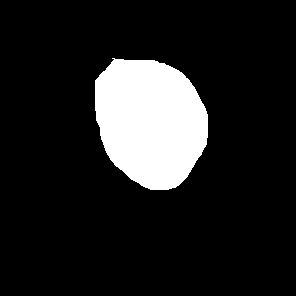
#> input picture image_3.png, 296 x 296 px
$ python main.py
#> lines starting #> are read from the running program, lines starting #| are printed output that depends on the picture; after the words box and inside, x2 and y2 are one past the last pixel; in counts of white or black regions, pixels touching at a corner belong together
from PIL import Image
import numpy as np
import time
import cv2
from numba import njit
from scipy import ndimage


@njit
def erode(img, kernel, er_img, bound):
    img_v = img.shape[0]
    img_h = img.shape[1]
    kl_v = kernel.shape[0]
    kl_h = kernel.shape[1]
    kl_cn_v = kl_v // 2
    kl_cn_h = kl_h // 2
    for i in range(kl_cn_v, img_v - (kl_v - kl_cn_v - 1)):
        for j in range(kl_cn_h, img_h - (kl_h - kl_cn_h - 1)):
            er_img[i, j] = np.min(img[i - kl_cn_v: i + kl_v - kl_cn_v, j - kl_cn_h: j + kl_h - kl_cn_h][kernel])

    # UP BOUNDARY
    for i in range(kl_cn_v):
        for j in range(img_h):
            if kl_cn_h - 1 < j < img_h - (kl_h - kl_cn_h - 1):
                er_img[i, j] = max(np.max(img[: i + kl_v - kl_cn_v, j - kl_cn_h: j + kl_h - kl_cn_h]
                                          [kernel[kl_cn_v - i:, :]]), bound)
            elif kl_cn_h - 1 >= j:
                er_img[i, j] = max(np.max(img[: i + kl_v - kl_cn_v, : j + kl_h - kl_cn_h]
                                          [kernel[kl_cn_v - i:, kl_cn_h - j:]]), bound)
            elif j >= img_h - (kl_h - kl_cn_h - 1):
                er_img[i, j] = max(np.max(img[: i + kl_v - kl_cn_v, j - kl_cn_h:]
                                          [kernel[kl_cn_v - i:, :img_h + kl_cn_h - j]]), bound)

    # DOWN BOUNDARY
    for i in range(img_v - (kl_v - kl_cn_v - 1), img_v):
        for j in range(img_h):
            if kl_cn_h - 1 < j < img_h - (kl_h - kl_cn_h - 1):
                er_img[i, j] = max(np.max(img[i - kl_cn_v:, j - kl_cn_h: j + kl_h - kl_cn_h]
                                          [kernel[:kl_cn_v + img_v - i, :]]), bound)
            elif kl_cn_h - 1 >= j:
                er_img[i, j] = max(np.max(img[i - kl_cn_v:, :j + kl_h - kl_cn_h]
                                          [kernel[:kl_cn_v + img_v - i, kl_cn_h - j:]]), bound)

            elif j >= img_h - (kl_h - kl_cn_h - 1):
                er_img[i, j] = max(np.max(img[i - kl_cn_v:, j - kl_cn_h:]
                                          [kernel[:kl_cn_v + img_v - i, :img_h + kl_cn_h - j]]), bound)

    # LEFT BOUNDARY
    for i in range(kl_cn_v):
        for j in range(kl_cn_h, img_v - (kl_v - kl_cn_v - 1)):
            er_img[j, i] = max(np.max(img[j - kl_cn_h: j + kl_h - kl_cn_h, :kl_v - kl_cn_v + i]
                                      [kernel[:, kl_cn_v - i:]]), bound)

    # RIGHT BOUNDARY
    for i in range(img_h - (kl_h - kl_cn_h - 1), img_h):
        for j in range(kl_cn_h, img_v - (kl_v - kl_cn_v - 1)):
            er_img[j, i] = max(np.max(img[j - kl_cn_h: j + kl_h - kl_cn_h, i - kl_cn_h:]
                                      [kernel[:, :kl_h - kl_cn_h + img_h - i - 1]]), bound)

    return er_img


@njit
def dilate(img, kernel, dil_img, bound):
    img_v = img.shape[0]
    img_h = img.shape[1]
    kl_v = kernel.shape[0]
    kl_h = kernel.shape[1]
    kl_cn_v = kl_v // 2
    kl_cn_h = kl_h // 2
    for i in range(kl_cn_v, img_v - (kl_v - kl_cn_v - 1)):
        for j in range(kl_cn_h, img_h - (kl_h - kl_cn_h - 1)):
            dil_img[i, j] = np.max(img[i - kl_cn_v: i + kl_v - kl_cn_v, j - kl_cn_h: j + kl_h - kl_cn_h] * kernel)

    # UP BOUNDARY
    for i in range(kl_cn_v):
        for j in range(img_h):
            if kl_cn_h - 1 < j < img_h - (kl_h - kl_cn_h - 1):
                dil_img[i, j] = max(np.max(img[: i + kl_v - kl_cn_v, j - kl_cn_h: j + kl_h - kl_cn_h] *
                                           kernel[kl_cn_v - i:, :]), bound)
            elif kl_cn_h - 1 >= j:
                dil_img[i, j] = max(np.max(img[: i + kl_v - kl_cn_v, : j + kl_h - kl_cn_h] *
                                           kernel[kl_cn_v - i:, kl_cn_h - j:]), bound)
            elif j >= img_h - (kl_h - kl_cn_h - 1):
                dil_img[i, j] = max(np.max(img[: i + kl_v - kl_cn_v, j - kl_cn_h:] *
                                           kernel[kl_cn_v - i:, :img_h + kl_cn_h - j]), bound)

    # DOWN BOUNDARY
    for i in range(img_v - (kl_v - kl_cn_v - 1), img_v):
        for j in range(img_h):
            if kl_cn_h - 1 < j < img_h - (kl_h - kl_cn_h - 1):
                dil_img[i, j] = max(np.max(img[i - kl_cn_v:, j - kl_cn_h: j + kl_h - kl_cn_h] *
                                           kernel[:kl_cn_v + img_v - i, :]), bound)
            elif kl_cn_h - 1 >= j:
                dil_img[i, j] = max(np.max(img[i - kl_cn_v:, :j + kl_h - kl_cn_h] *
                                           kernel[:kl_cn_v + img_v - i, kl_cn_h - j:]), bound)

            elif j >= img_h - (kl_h - kl_cn_h - 1):
                dil_img[i, j] = max(np.max(img[i - kl_cn_v:, j - kl_cn_h:] *
                                           kernel[:kl_cn_v + img_v - i, :img_h + kl_cn_h - j]), bound)

    # LEFT BOUNDARY
    for i in range(kl_cn_v):
        for j in range(kl_cn_h, img_v - (kl_v - kl_cn_v - 1)):
            dil_img[j, i] = max(np.max(img[j - kl_cn_h: j + kl_h - kl_cn_h, :kl_v - kl_cn_v + i] *
                                       kernel[:, kl_cn_v - i:]), bound)

    # RIGHT BOUNDARY
    for i in range(img_h - (kl_h - kl_cn_h - 1), img_h):
        for j in range(kl_cn_h, img_v - (kl_v - kl_cn_v - 1)):
            dil_img[j, i] = max(np.max(img[j - kl_cn_h: j + kl_h - kl_cn_h, i - kl_cn_h:] *
                                       kernel[:, :kl_h - kl_cn_h + img_h - i - 1]), bound)

    return dil_img


if __name__ == '__main__':
    start_time = time.time()
    image = cv2.imread('image_3.png', 0)
#> image: shape (296, 296); 13.2% white; 1 white region, box (x1, y1, x2, y2) and area: (95, 58, 208, 190) 11556
    core = ndimage.generate_binary_structure(2, 1)

    dilate_image = image.copy()
    dilate_image = dilate(image, core, dilate_image, 0)
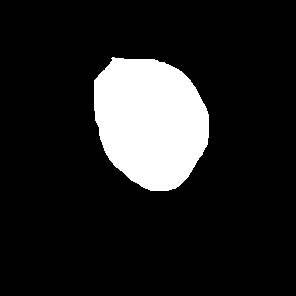
#> dilate_image: shape (296, 296); 13.6% white; 1 white region, box (x1, y1, x2, y2) and area: (94, 57, 209, 191) 11915
    Image.fromarray(dilate_image).save("dilate_image.png", "PNG")

    erode_image = dilate_image.copy()
    erode_image = erode(dilate_image, core, erode_image, 0)
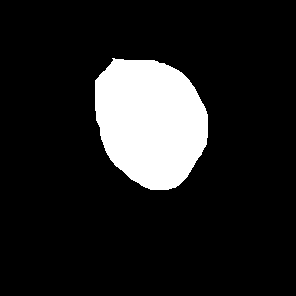
#> erode_image: shape (296, 296); 13.2% white; 1 white region, box (x1, y1, x2, y2) and area: (95, 58, 208, 190) 11558
    Image.fromarray(erode_image).save("erode_image.png", "PNG")

    print(f'{(time.time() - start_time)} seconds')
